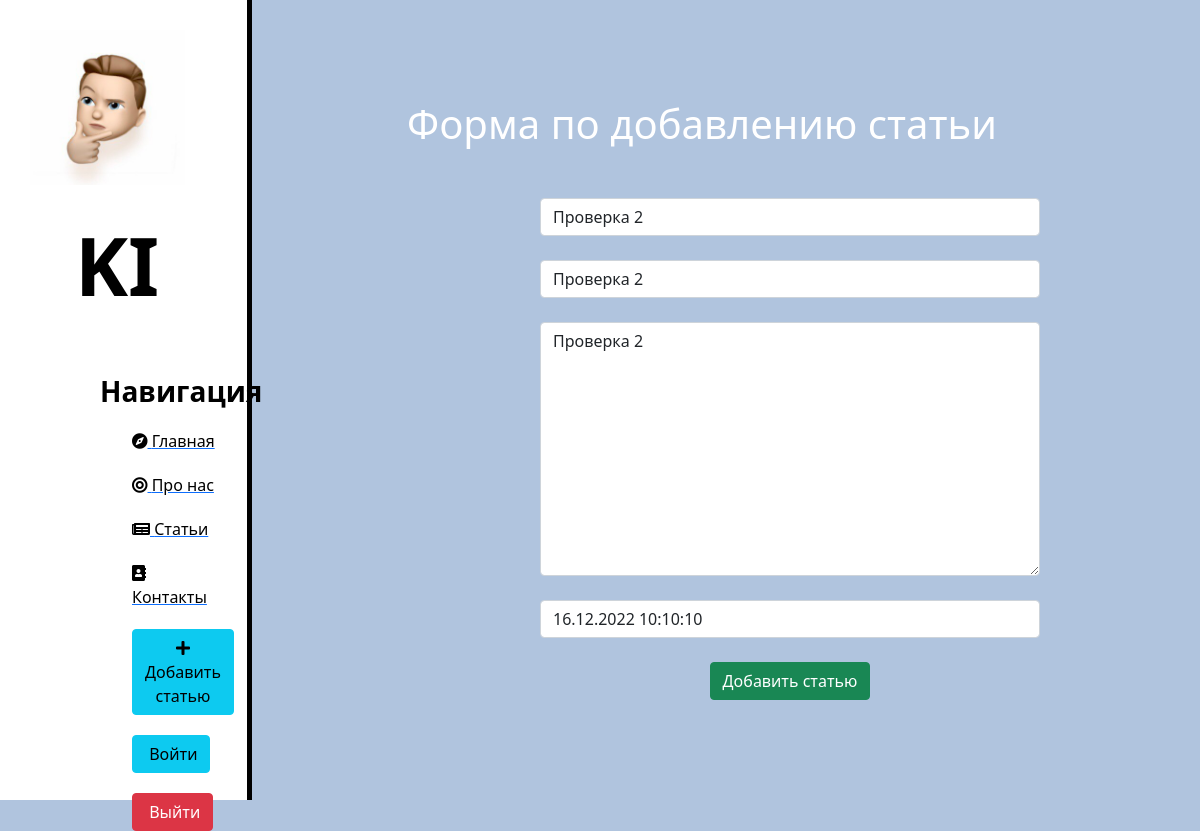
The app's page /news/9/update with its own data.
### news/models.py (models this page shows, shortened)
class Articles(models.Model):
    title = models.CharField('Название', max_length=50)
    anons = models.CharField('Анонс', max_length=250)
    full_text = models.TextField('Статья')
    date = models.DateTimeField('Дата публикации')
    owner = models.ForeignKey('auth.User', related_name='posts', on_delete=models.CASCADE, null=True)
    class Meta:
        verbose_name = 'Новость'
        verbose_name_plural = 'Новости'

### news/views.py (the view)
# urls.py: path('<int:pk>/update', views.NewsUpdateView.as_view(), name='news-update'),
class NewsUpdateView(UpdateView):
    model = Articles
    template_name = 'news/create.html'
    permission_classes = [IsOwnerOrReadOnly]
    form_class = ArticlesForm

### news/forms.py
class ArticlesForm(ModelForm):
    class Meta:
        model = Articles
        fields = ['title', 'anons', 'full_text', 'date']
        widgets = {
            "title": TextInput(attrs={
                'class': 'form-control',
                'placeholder':  'Название статьи'
            }),
            "anons": TextInput(attrs={
                'class': 'form-control',
                'placeholder': 'Анонс статьи'
            }),
            "date": DateTimeInput(attrs={
                'class': 'form-control',
                'placeholder': 'Дата публикакции'
            }),
            "full_text": Textarea(attrs={
                'class': 'form-control',
                'placeholder': 'Текст статьи'
            })
        }

### news/templates/news/create.html (shortened to what this page needs)
{% extends 'main/layout.html' %}
{% block content %}
    <div class="features">
        <h1>Форма по добавлению статьи</h1>
        <form method="post">
            {{ form.title }}<br>
            {{ form.anons }}<br>
            {{ form.full_text }}<br>
            {{ form.date }}<br>
            <button class="btn btn-success" type="submit">Добавить статью</button>
        </form>
    </div>
{% endblock %}

### main/static/main/css/main.css (style rules this page uses)
body { background: #B0C4DE; }
main .features { float: left; color: #fff; margin-top: 100px; text-align: center; width: 75%; }
main .features h1 { front-size: 50px; }
form { margin-left: 32%; width: 500px; margin-top: 50px; }

### records on screen
Articles: title "Проверка 2", anons "Проверка 2", full_text "Проверка 2", date "16.12.2022 10:10:10"
